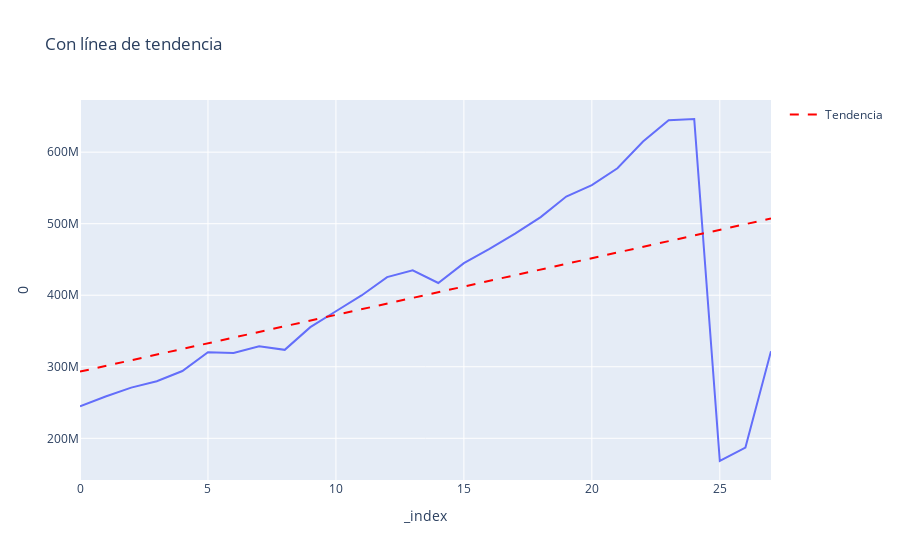

The notebook cell saved with this chart:
### Code cell
# Ajuste de línea de regresión lineal
coef = np.polyfit(anos_tourism.index, anos_tourism[0], 1)
poly1d_fn = np.poly1d(coef)

# Crear gráfico base con plotly express
fig = px.line(anos_tourism, x=anos_tourism.index, y=0, title="Con línea de tendencia")

# Añadir línea de tendencia
fig.add_trace(go.Scatter(
    x=anos_tourism.index,
    y=poly1d_fn(anos_tourism.index),
    mode='lines',
    name='Tendencia',
    line=dict(color='red', dash='dash')  # Puedes personalizar estilo
))

fig.show()

### Figure 1 — Plotly figure (JSON) as saved in the notebook; plotly's stock layout.template omitted (floating-point values rounded to 4 significant figures)
{"data": [{"hovertemplate": "_index=%{x}<br>0=%{y}<extra></extra>", "legendgroup": "", "line": {"color": "#636efa", "dash": "solid"}, "marker": {"symbol": "circle"}, "mode": "lines", "name": "", "orientation": "v", "showlegend": false, "type": "scatter", "x": [0, 1, 2, 3, 4, 5, 6, 7, 8, 9, 10, 11, 12, 13, 14, 15, 16, 17, 18, 19, 20, 21, 22, 23, 24, 25, 26, 27], "xaxis": "x", "y": [244795350, 258435067, 270880055, 279800000.0, 294000000.0, 320405957, 319369949, 328500000.0, 323652399, 355400000.0, 377600000.0, 399670588, 425345042, 434800000.0, 417100000.0, 444862003, 464680495, 486200000.0, 509300000.0, 538039305, 554020253, 577554024, 614870154, 644700000.0, 646400000.0, 168300000.0, 187000000.0, 321800000.0], "yaxis": "y"}, {"line": {"color": "red", "dash": "dash"}, "mode": "lines", "name": "Tendencia", "type": "scatter", "x": [0, 1, 2, 3, 4, 5, 6, 7, 8, 9, 10, 11, 12, 13, 14, 15, 16, 17, 18, 19, 20, 21, 22, 23, 24, 25, 26, 27], "y": [293200000.0, 301100000.0, 309100000.0, 317000000.0, 324900000.0, 332900000.0, 340800000.0, 348700000.0, 356700000.0, 364600000.0, 372500000.0, 380400000.0, 388400000.0, 396300000.0, 404200000.0, 412200000.0, 420100000.0, 428000000.0, 436000000.0, 443900000.0, 451800000.0, 459700000.0, 467700000.0, 475600000.0, 483500000.0, 491500000.0, 499400000.0, 507300000.0]}], "layout": {"legend": {"tracegroupgap": 0}, "title": {"text": "Con línea de tendencia"}, "xaxis": {"anchor": "y", "domain": [0, 1], "title": {"text": "_index"}}, "yaxis": {"anchor": "x", "domain": [0, 1], "title": {"text": "0"}}}}
